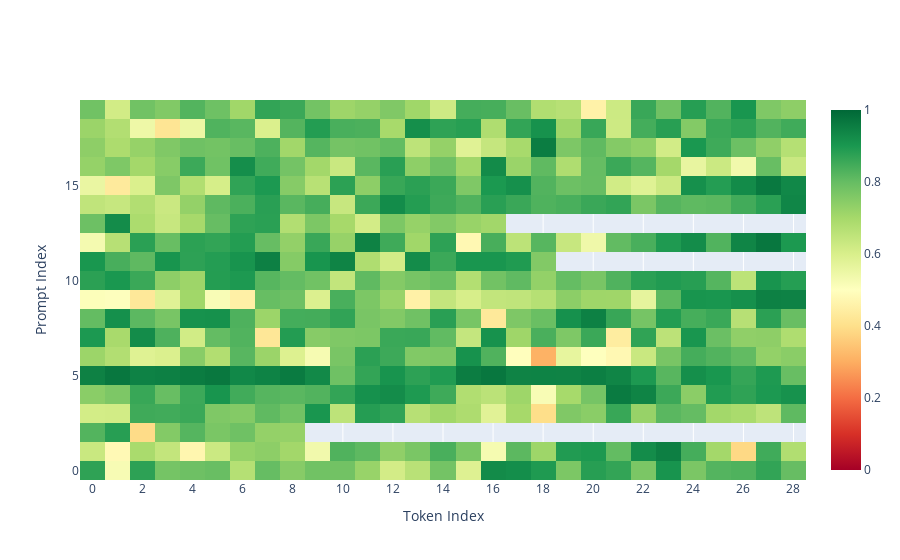

Source (notebook cell):
### Code cell
plot_scores_by_prompt(lie_scores)

### Figure 1 — Plotly figure (JSON) as saved in the notebook; plotly's stock layout.template omitted (floating-point values rounded to 4 significant figures; data arrays with more than 128 entries replaced by an {"elided": "..."} marker saying what was removed)
{"data": [{"colorscale": [[0, "rgb(165,0,38)"], [0.1, "rgb(215,48,39)"], [0.2, "rgb(244,109,67)"], [0.3, "rgb(253,174,97)"], [0.4, "rgb(254,224,139)"], [0.5, "rgb(255,255,191)"], [0.6, "rgb(217,239,139)"], [0.7, "rgb(166,217,106)"], [0.8, "rgb(102,189,99)"], [0.9, "rgb(26,152,80)"], [1, "rgb(0,104,55)"]], "hoverongaps": false, "showscale": true, "type": "heatmap", "z": {"elided": "20x29 float values"}, "zmax": 1, "zmin": 0}], "layout": {"autosize": true, "xaxis": {"autorange": true, "nticks": 29, "range": [-0.5, 28.5], "title": {"text": "Token Index"}}, "yaxis": {"autorange": true, "range": [-0.5, 19.5], "title": {"text": "Prompt Index"}}}}
